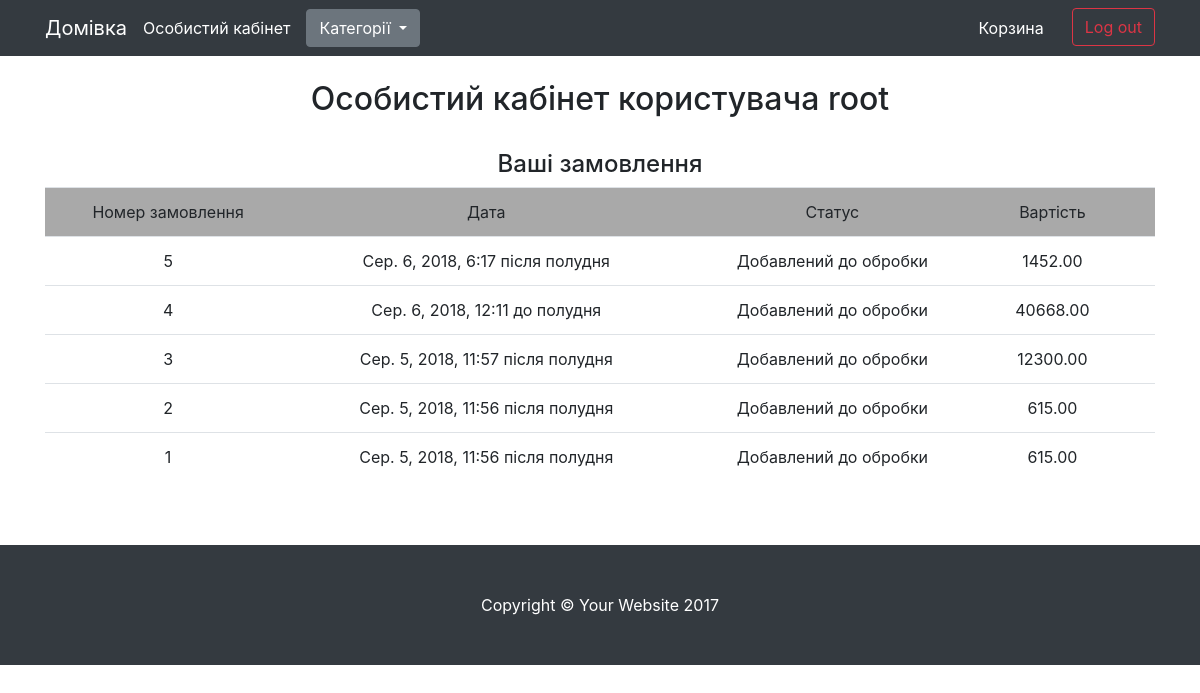
Before: /account/ (signed in) with the older database file.
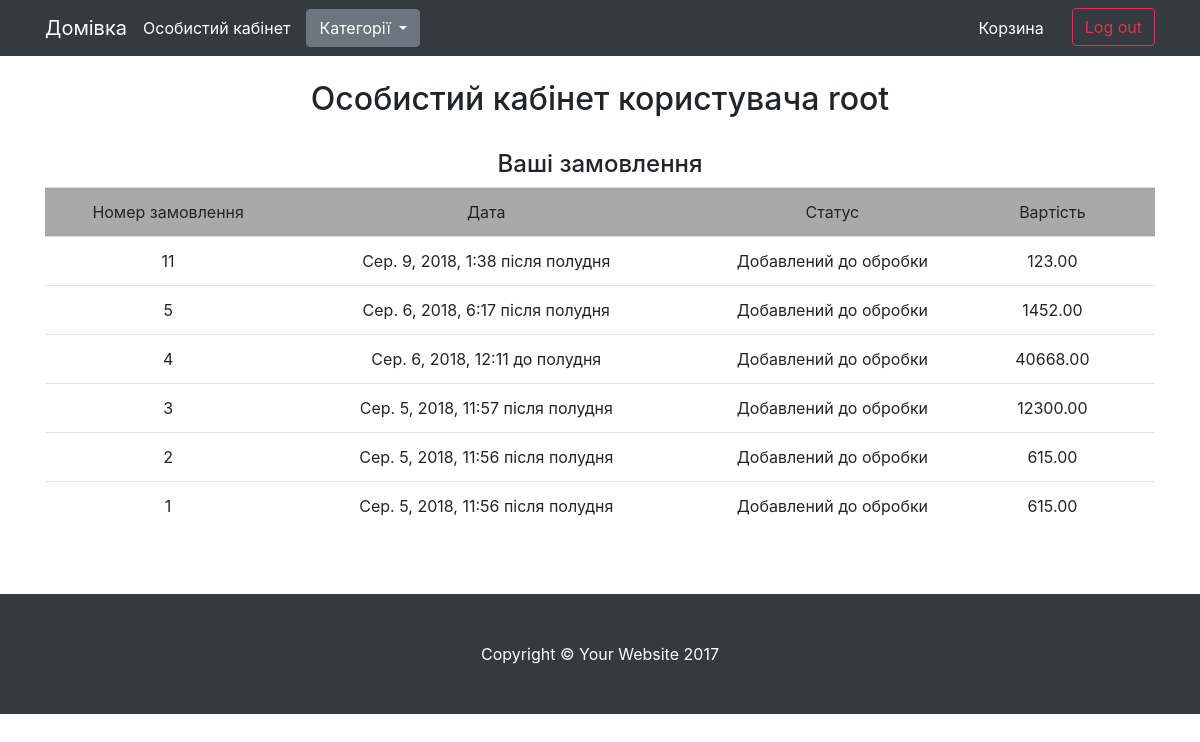
After: the same page with the newer database file.
### app/models.py (models this page shows, shortened)
class Order(models.Model):
    user = models.ForeignKey(User, on_delete=models.CASCADE, verbose_name='Користувач')
    items = models.ManyToManyField(CartItem, verbose_name='Товари')
    total_price = models.DecimalField(max_digits=9, decimal_places=2, default=0.00, verbose_name='Загальна ціна покупки')
    first_name = models.CharField(max_length=200, verbose_name='Імя')
    last_name = models.CharField(max_length=200, verbose_name='Прізвище')
    phone = models.CharField(max_length=200, verbose_name='Номер')
    address = models.CharField(max_length=200, verbose_name='Адреса')
    date = models.DateTimeField(auto_now_add=True, verbose_name='Дата')
    comments = models.TextField(verbose_name='Коментарі', blank=True)
    status = models.CharField(max_length=200, verbose_name='Статус замовлення', choices=ORDER_STATUS_CHOICES, default=ORDER_STATUS_CHOICES[0][0])
    class Meta:
        verbose_name = 'Зомовлення'
        verbose_name_plural = 'Зомовлення'

### app/views.py (the view)
# urls.py: re_path(r'^account/$', views.account, name='account'),
def account(request):
    orders = Order.objects.filter(user=request.user).order_by('-id')
    return render(request, 'account.html', {
        'orders': orders,
    })

### app/context_processors.py (called while the page is built)
def cart_categories(request):
    cart = get_cart(request)
    return {
        'cart': cart,
        'categories': Category.objects.all()
    }

### app/views.py (called while the page is built)
def get_cart(request):
    try:
        cart_id = request.session['cart_id']
        cart = Cart.objects.get(id=int(cart_id))
        request.session['count'] = cart.items.count()
        return cart
    except:
        cart = Cart()
        cart.save()
        request.session['cart_id'] = cart.id
        cart = Cart.objects.get(id=cart.id)
        return cart

### templates/account.html (shortened to what this page needs)
{% extends 'base/base.html' %}
{% block content %}
    <br>
    <h2 class="text-center"> Особистий кабінет користувача {{ request.user.username }}</h2>
    <br>
    {% if orders|length > 0 %}
        <h4  class="text-center">Ваші замовлення</h4>
        <table class="table">
             <tr style="background: darkgrey">
            <td class="text-center">Номер замовлення</td>
            <td class="text-center">Дата</td>
            <td class="text-center">Статус</td>
            <td class="text-center">Вартість</td>
            <td class="text-center"></td>
          </tr>
          {% for order in orders %}
              <tr>
                <td class="text-center">{{ order.id }}</td>
                <td class="text-center">{{ order.date }}</td>
                <td class="text-center">{{ order.status }}</td>
                <td class="text-center">{{ order.total_price }}</td>
                <td class="text-center"></td>
              </tr>
          {% endfor %}
        </table>
    {% else %}
        <h3 class="text-monospace text-center">У вас поки немає замовлення!</h3>
        <br>
        <div class="text-center">
        <a href="{% url 'home' %}"><button type="button" class="btn btn-outline-secondary">Перейти до покупок</button></a>
        </div>
    {% endif %}
    <br>
    <br>
{% endblock %}

Changed rows visible on the page:
added Order: id "11", date "Сер. 9, 2018, 1:38 після полудня", status "Добавлений до обробки", total_price "123.00"
